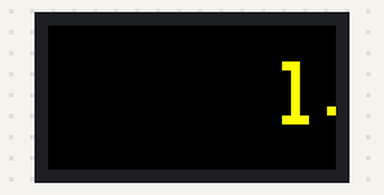
Bench run of a sketch on a simulated Arduino Mega 2560, built with avr-gcc and run on an emulated ATmega2560. On the bench: 32×16 colour display. Random numbers use the default seed unless the sketch sets one.

Above: at 0.49 s.
At 6.69 s:
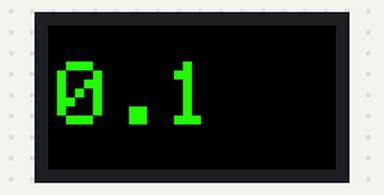
At 12.78 s:
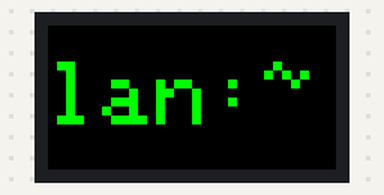
At 18.33 s:
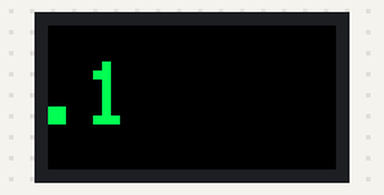
At 29.3 s:
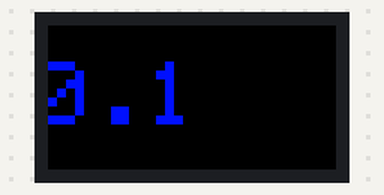
At 39.67 s:
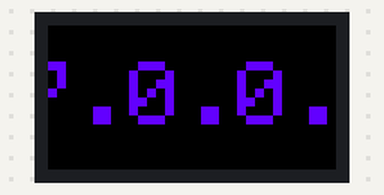

The sketch:

led_matrix_door.ino
```cpp
//------------------- GENERAL  -------------------
#include <Adafruit_GFX.h>   // Core graphics library
#include <RGBmatrixPanel.h> // Hardware-specific library
#define F2(progmem_ptr) (const __FlashStringHelper *)progmem_ptr
#define CLK 8  // MUST be on PORTB! (Use pin 11 on Mega)
#define LAT A3
#define OE  9
#define A   A0
#define B   A1
#define C   A2
RGBmatrixPanel matrix(A, B, C, CLK, LAT, OE, false);

unsigned long prevmillis;

//------------------- TEXTE  -------------------
const char str[] PROGMEM = "lan:~ Welcome 127.0.0.1";
int    textX   = matrix.width(),
       textMin = sizeof(str) * -10, //int -> set delay before 2nd pass
       hue     = 0;

//------------------- PLASMA  -------------------
const float radius1 = 65.2, radius2 = 92.0, radius3 = 163.2, radius4 = 176.8,
            centerx1 = 64.4, centerx2 = 46.4, centerx3 = 93.6, centerx4 = 16.4,
            centery1 = 34.8, centery2 = 26.0, centery3 = 56.0, centery4 = -11.6;
float       angle1  = 0.0, angle2  = 0.0, angle3  =  0.0, angle4  =  0.0;
long        hueShift = 0;
#define FPS 15         // Maximum frames-per-second
uint32_t prevTime = 0; // For frame-to-frame interval timing
static const int8_t PROGMEM sinetab[256] = {
  0,   2,   5,   8,  11,  15,  18,  21,
  24,  27,  30,  33,  36,  39,  42,  45,
  48,  51,  54,  56,  59,  62,  65,  67,
  70,  72,  75,  77,  80,  82,  85,  87,
  89,  91,  93,  96,  98, 100, 101, 103,
  105, 107, 108, 110, 111, 113, 114, 116,
  117, 118, 119, 120, 121, 122, 123, 123,
  124, 125, 125, 126, 126, 126, 126, 126,
  127, 126, 126, 126, 126, 126, 125, 125,
  124, 123, 123, 122, 121, 120, 119, 118,
  117, 116, 114, 113, 111, 110, 108, 107,
  105, 103, 101, 100,  98,  96,  93,  91,
  89,  87,  85,  82,  80,  77,  75,  72,
  70,  67,  65,  62,  59,  56,  54,  51,
  48,  45,  42,  39,  36,  33,  30,  27,
  24,  21,  18,  15,  11,   8,   5,   2,
  0,  -3,  -6,  -9, -12, -16, -19, -22,
  -25, -28, -31, -34, -37, -40, -43, -46,
  -49, -52, -55, -57, -60, -63, -66, -68,
  -71, -73, -76, -78, -81, -83, -86, -88,
  -90, -92, -94, -97, -99, -101, -102, -104,
  -106, -108, -109, -111, -112, -114, -115, -117,
  -118, -119, -120, -121, -122, -123, -124, -124,
  -125, -126, -126, -127, -127, -127, -127, -127,
  -128, -127, -127, -127, -127, -127, -126, -126,
  -125, -124, -124, -123, -122, -121, -120, -119,
  -118, -117, -115, -114, -112, -111, -109, -108,
  -106, -104, -102, -101, -99, -97, -94, -92,
  -90, -88, -86, -83, -81, -78, -76, -73,
  -71, -68, -66, -63, -60, -57, -55, -52,
  -49, -46, -43, -40, -37, -34, -31, -28,
  -25, -22, -19, -16, -12,  -9,  -6,  -3
};

void setup() {
  matrix.begin();
  matrix.setTextWrap(false); // Allow text to run off right edge
  matrix.setTextSize(1);
  randomSeed(random(10000));
  hue = random(1500);
}

void Plasma() {
  int           x1, x2, x3, x4, y1, y2, y3, y4, sx1, sx2, sx3, sx4;
  unsigned char x, y;
  long          value;

  sx1 = (int)(cos(angle1) * radius1 + centerx1);
  sx2 = (int)(cos(angle2) * radius2 + centerx2);
  sx3 = (int)(cos(angle3) * radius3 + centerx3);
  sx4 = (int)(cos(angle4) * radius4 + centerx4);
  y1  = (int)(sin(angle1) * radius1 + centery1);
  y2  = (int)(sin(angle2) * radius2 + centery2);
  y3  = (int)(sin(angle3) * radius3 + centery3);
  y4  = (int)(sin(angle4) * radius4 + centery4);

  for (y = 0; y < matrix.height(); y++) {
    x1 = sx1; x2 = sx2; x3 = sx3; x4 = sx4;
    for (x = 0; x < matrix.width(); x++) {
      value = hueShift
              + (int8_t)pgm_read_byte(sinetab + (uint8_t)((x1 * x1 + y1 * y1) >> 4))
              + (int8_t)pgm_read_byte(sinetab + (uint8_t)((x2 * x2 + y2 * y2) >> 4))
              + (int8_t)pgm_read_byte(sinetab + (uint8_t)((x3 * x3 + y3 * y3) >> 5))
              + (int8_t)pgm_read_byte(sinetab + (uint8_t)((x4 * x4 + y4 * y4) >> 5));
      matrix.drawPixel(x, y, matrix.ColorHSV(value * 3, 255, 255, true));
      x1--; x2--; x3--; x4--;
    }
    y1--; y2--; y3--; y4--;
  }

  angle1   += 0.03;
  angle2   -= 0.07;
  angle3   += 0.13;
  angle4   -= 0.15;
  hueShift += 2;

  // To ensure that animation speed is similar on AVR & SAMD boards,
  // limit frame rate to FPS value (might go slower, but never faster).
  // This is preferable to delay() because the AVR is already plenty slow.
  uint32_t t;
  while (((t = millis()) - prevTime) < (1000 / FPS));
  prevTime = t;
}
void TexteGo(char txt [] PROGMEM, int del) {
  // Clear background
  matrix.fillScreen(0);
  // Draw big scrolly text on top
  matrix.setTextColor(matrix.ColorHSV(hue, 255, 255, true));
  matrix.setCursor(textX, 4);
  matrix.print(F2(txt));

  // Move text left (w/wrap), increase hue
  if ((--textX) < textMin) textX = matrix.width();
  hue += 1;
  if (hue >= 1536) hue -= 1536;
  delay(del);
}

void loop() {
  TexteGo(str, 22);
  //Plasma();

  // Update display
  matrix.swapBuffers(false);
}
```
